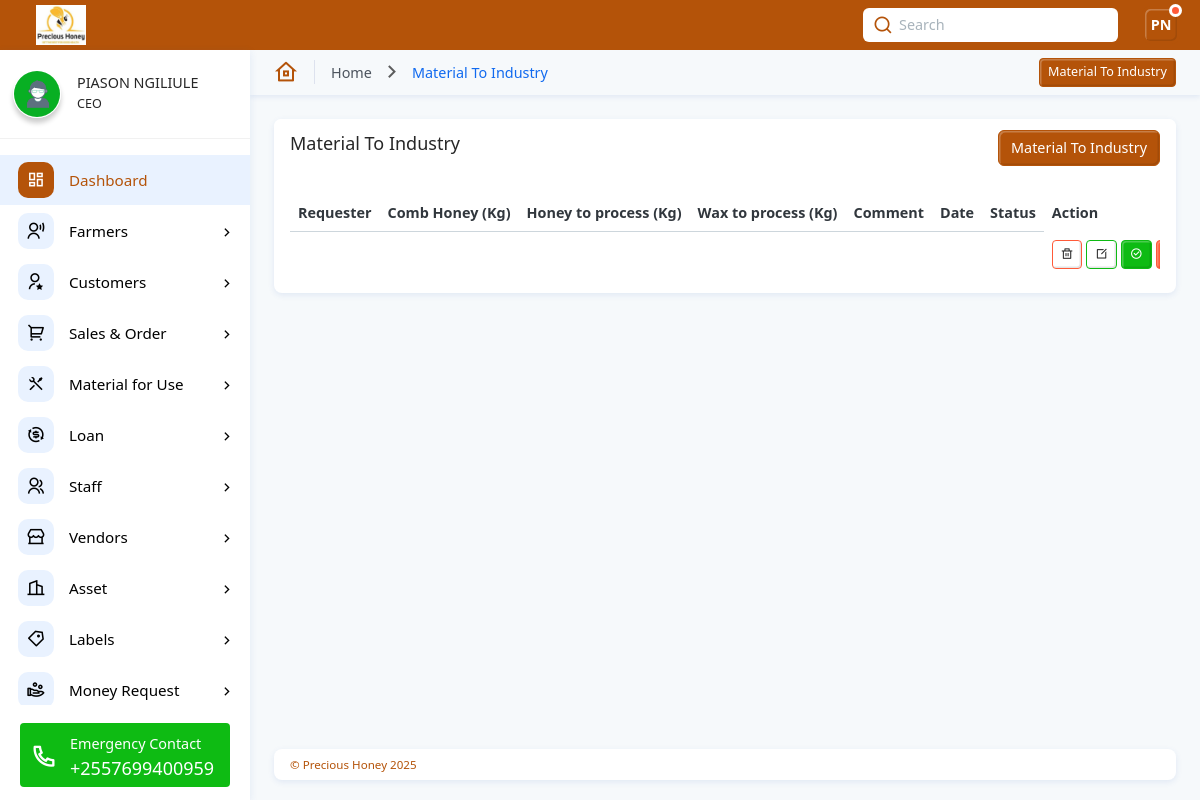
Screenshot of /allmaterial/ (signed in) with the database file from the repository.
### web/models.py (models this page shows, shortened)
class Staff(models.Model):
    user = models.OneToOneField(MyUser, on_delete=models.CASCADE)  # badala ya ForeignKey
    first_name = models.CharField(max_length=100)
    middle_name = models.CharField(max_length=100, blank=True, null=True)
    last_name = models.CharField(max_length=100)
    gender = models.CharField(max_length=10, choices=[('male', 'Male'), ('female', 'Female')])
    village = models.CharField(max_length=100)
    ward = models.CharField(max_length=100)
    district = models.CharField(max_length=100)
    region = models.CharField(max_length=100)
    designation = models.CharField(max_length=100)
    mobile_number = models.CharField(max_length=15)
    nin_number = models.CharField(max_length=20, blank=True, null=True)
    postal_code = models.CharField(max_length=10, blank=True, null=True)
    email = models.EmailField(unique=True)
    username = models.CharField(max_length=100, unique=True)
    profile_picture = models.FileField(upload_to="home/", blank=True, null=True, help_text="Optional")
    date_joined = models.DateTimeField(auto_now_add=True, null=True)
    def initials(self):
        return f"{self.first_name[0].upper()}{self.last_name[0].upper()}"

class Material(models.Model):
    name = models.CharField(max_length=80, unique=True)
    unit = models.CharField(max_length=10, choices=UNIT_CHOICES, default="pcs")
    stock = models.PositiveIntegerField(default=0, help_text="Current stock in pieces")
    is_active = models.BooleanField(default=True)
    created_at = models.DateTimeField(auto_now_add=True)
    class Meta:
        ordering = ["name"]
        indexes = [models.Index(fields=["name"]), models.Index(fields=["is_active"])]

### web/views.py (the view)
# urls.py: path("allmaterial/",views.allmaterial,name = "allmaterial"),
@login_required(login_url='signin')
def allmaterial(request):
    staff = get_object_or_404(Staff, email=request.user.email, username=request.user.username)
    staff = Staff.objects.get(user=request.user)
    initials = staff.initials()  # piga method ya initials
    allmaterial = Material.objects.all()
    context = {
        'allmaterial': allmaterial,
        "designation": staff.designation,
        "first_name": staff.first_name,
        "last_name": staff.last_name,
        "profile_picture": staff.profile_picture,
        "initials": initials,
        }
    return render(request, 'web/allmaterial.html', context)

### web/templates/web/allmaterial.html (shortened to what this page needs)
{% extends 'web/base.html' %}
{% load static %}
{% block content %}
<!DOCTYPE html><html lang="en"><head>
    <link rel="stylesheet" href="{% static 'web/css/remixicon.css' %}">
    <link rel="stylesheet" href="{% static 'web/css/main.min.css' %}">
    <link rel="stylesheet" href="{% static 'web/css/OverlayScrollbars.min.css' %}">
    <link rel="stylesheet" href="{% static 'web/css/dataTables.bs5.css' %}">
    <link rel="stylesheet" href="{% static 'web/css/dataTables.bs5-custom.css' %}">
    <link rel="stylesheet" href="{% static 'web/css/dataTables.bs5-custom_1.css' %}">
  </head>
  <body>
          <div class="app-hero-header d-flex align-items-center">
            <ol class="breadcrumb">
              <li class="breadcrumb-item">
                <i class="ri-home-8-line lh-1 pe-3 me-3 border-end"></i>
                <a href="{% url 'home' %}">Home</a>
              </li>
              <li class="breadcrumb-item text-primary" aria-current="page">
                Material To Industry
              </li>
            </ol>
            <div class="ms-auto d-lg-flex d-none flex-row">
              <div class="d-flex flex-row gap-1 day-sorting">
                <button class="btn btn-sm btn-primary">Material To Industry</button>
              </div>
            </div>
          </div>
          <div class="app-body">
            <div class="row gx-3">
              <div class="col-sm-12">
                <div class="card">
                  <div class="card-header d-flex align-items-center justify-content-between">
                    <h5 class="card-title">Material To Industry</h5>
                    <a href="" class="btn btn-primary ms-auto">Material To Industry</a>
                  </div>
                  <div class="card-body">
                    <div class="table-responsive">
                      <table id="basicExample" class="table truncate m-0 align-middle">
                        <thead>
                          <tr>
                            <th>Requester</th>
                            <th>Comb Honey (Kg)</th>
                            <th>Honey to process (Kg)</th>
                            <th>Wax to process (Kg)</th>
                            <th>Comment</th>
                            <th>Date</th>
                            <th>Status</th>
                            <td>Action</td>
                          </tr>
                        </thead>
                        <tbody>
                            {% for i in allmaterial %}
                          <tr>
                            <td>{{i.user}}</td>
                            <td>{{i.comb_honey}}</td>
                            <td>{{i.honey}}</td>
                            <td>{{i.wax}}</td>
                            <td>{{i.comment}}</td>
                            <td>{{i.date_created}}</td>
                            <td>{{i.status}}</td>
                            <td>
                              <div class="d-inline-flex gap-1">
                                {% if designation == "CEO" or designation == "Store Keeper" or designation == "Factory Manager" or designation == "Finance Officer" %}
                                {% if designation == "CEO" %}
                                <button
                                class="btn btn-outline-danger btn-sm"
                                data-bs-toggle="modal"
                                data-bs-target="#deleteModal{{ i.pk }}">
                                <i class="ri-delete-bin-line"></i>
                                </button>
                                <a href="{% url 'updateallmaterial' i.id %}" class="btn btn-outline-success btn-sm" data-bs-toggle="tooltip" data-bs-placement="top" data-bs-title="Edit Material Details">
                                  <i class="ri-edit-box-line"></i>
                                </a>
                                <a href="">
                                  <form action="{% url 'addmaterial_status' i.id 'Correct' %}" method="post">
                                      <button type="submit" class="btn btn-success btn-sm" data-bs-toggle="tooltip" data-bs-placement="top" data-bs-title="Correct"><i class="ri-checkbox-circle-line"></i></button>
                                  </form>
                              </a>
                              <a href="">
                                  <form action="{% url 'addmaterial_status' i.id 'Incorrect' %}" method="post">
                                      <button type="submit" class="btn btn-danger btn-sm" data-bs-toggle="tooltip" data-bs-placement="top" data-bs-title="Incorrect"></i></button>
                                  </form>
                              </a>
                              {% endif %}
                            </td>
                          </tr>
                          {% endif %}
                          {% endfor %}
                        </tbody>
                      </table>
                    </div>
                  </div>
                </div>
              </div>
            </div>
          </div>
</body></html>
{% endblock %}

### web/templates/web/base.html (shortened to what this page needs)
{% load static %}
<!DOCTYPE html><html lang="en"><head>
    <link rel="stylesheet" href="{% static 'web/css/remixicon.css' %}">
    <link rel="stylesheet" href="{% static 'web/css/main.min.css' %}">
    <link rel="stylesheet" href="{% static 'web/css/OverlayScrollbars.min.css' %}">
  </head>
  <body>
    <div class="page-wrapper">
      <div class="app-header d-flex align-items-center">
        <div class="app-brand ms-3">
          <a href="{% url 'home' %}" class="d-lg-block d-none">
            <img src="{% static 'web/images/logo6.jpg' %}" class="logo" alt="Precious Honey Information Management System">
          </a>
        </div>
        <div class="header-actions">
          {% if user.is_authenticated %}
          <div class="search-container d-lg-block d-none mx-3">
            <input type="text" class="form-control" id="searchId" placeholder="Search">
            <i class="ri-search-line"></i>
          </div>
          {% endif %}
          {% if user.is_authenticated %}
          <div class="dropdown ms-2">
            <a id="userSettings" class="dropdown-toggle d-flex align-items-center" href="#!" role="button" data-bs-toggle="dropdown" aria-expanded="false">
              <div class="avatar-box">{{ initials }}<span class="status busy"></span></div>
            </a>
          </div>
          {% endif %}
        </div>
      </div>
      <div class="main-container">
        {% if user.is_authenticated %}
        <nav id="sidebar" class="sidebar-wrapper">
          <div class="sidebar-profile">
            {% if profile_picture %}
            <img src=" {{profile_picture.url}}" class="img-shadow img-3x me-3 rounded-5" alt="Precious Honey Management System">
            {% else %}
            <img src="{% static 'web/images/profile2.jpg' %}" class="img-shadow img-3x me-3 rounded-5" alt="Precious Honey Management System">
            {% endif %}
            <div class="m-0">
              <h6 class="mb-1 profile-name text-nowrap text-truncate">{{first_name}} {{last_name}}</h6>
              <p class="m-0 small profile-name text-nowrap text-truncate">{{designation}}</p>
            </div>
          </div>
          <div class="sidebarMenuScroll">
            <ul class="sidebar-menu">
              <li class="active current-page">
                <a href="{% url 'home' %}">
                  <i class="ri-dashboard-line"></i>
                  <span class="menu-text">Dashboard</span>
                </a>
              </li>
              {% if designation == "Collection Officer" or designation == "CEO" or designation == "Manager" or designation == "Store Keeper" or designation == "Bee Keeper" %}
              <li class="treeview">
                <a href="#!">
                  <i class="ri-user-voice-line"></i>
                  <span class="menu-text">Farmers</span>
                </a>
              </li>
              {% endif %}
              {% if designation == "CEO" or designation == "Manager" or designation == "Vendors" or designation == "Marketing Officer" or designation == "Finance Officer" or designation == "Store Keeper" %}
              <li class="treeview">
                <a href="#!">
                  <i class="ri-user-star-line"></i>
                  <span class="menu-text">Customers</span>
                </a>
              </li>
              {% endif %}
              {% if designation == "CEO" or designation == "Manager" or designation == "Finance Officer" or designation == "Marketing Officer" or designation == "Store Keeper" %}
              <li class="treeview">
                <a href="#!">
                  <i class="ri-shopping-cart-2-line"></i>
                  <span class="menu-text">Sales & Order</span>
                </a>
              </li>
              {% endif %}
              {% if designation == "CEO" or designation == "Manager" or designation == "Store Keeper" or designation == "Factory Manager" %}
              <li class="treeview">
                <a href="#!">
                  <i class="ri-tools-line"></i>
                  <span class="menu-text">Material for Use</span>
                </a>
              </li>
              {% endif %}
              {% if designation == "CEO" or designation == "Manager" %}
              <li class="treeview">
                <a href="#!">
                  <i class="ri-exchange-dollar-line"></i>
                  <span class="menu-text">Loan</span>
                </a>
              </li>
              {% endif %}
              {% if designation == "CEO" or designation == "Manager" %}
              <li class="treeview">
                <a href="#!">
                  <i class="ri-group-line"></i>
                  <span class="menu-text">Staff</span>
                </a>
              </li>
              {% endif %}
              {% if designation == "CEO" or designation == "Marketing Officer" or designation == "Manager" %}
              <li class="treeview">
                <a href="#!">
                  <i class="ri-store-2-line"></i>
                  <span class="menu-text">Vendors</span>
                </a>
              </li>
              {% endif %}
              {% if designation == "CEO" or designation == "Manager" or designation == "Store Keeper" %}
              <li class="treeview">
                <a href="#!">
                  <i class="ri-building-2-line"></i>
                  <span class="menu-text">Asset</span>
                </a>
              </li>
              {% if designation == "CEO" or designation == "Manager" or designation == "Store Keeper" %}
              <li class="treeview">
                <a href="#!">
                  <i class="ri-price-tag-3-line"></i>
                  <span class="menu-text">Labels</span>
                </a>
              </li>
              {% endif %}
              {% endif %}
              <li class="treeview">
                <a href="#!">
                  <i class="ri-hand-coin-line"></i>
                  <span class="menu-text">Money Request</span>
                </a>
              </li>
            </ul>
          </div>
          <div class="sidebar-contact">
            <p class="fw-light mb-1 text-nowrap text-truncate">Emergency Contact</p>
            <h5 class="m-0 lh-1 text-nowrap text-truncate">+2557699400959</h5>
            <i class="ri-phone-line"></i>
          </div>
        </nav>
        {% endif %}
      <div class="app-container">
        {% block content %}
        {% endblock %}
      </div>
          <div class="app-footer bg-white">
            <span>© Precious Honey {% now "Y" %}</span>
        </div>
        </div>
      </div>
</body></html>

### web/templates/web/base.html (style rules this page uses)
:root { --honey-50: #fff8e6; --honey-100:#fdecc2; --honey-300:#fbcf77; --honey-400:#fbbf24; --honey-500:#f59e0b; --honey-700:#b45309; --ink:#111; }

### rows the page displays
Staff: first_name "PIASON", last_name "NGILIULE", designation "CEO"

### other values shown
{{ initials }} "PN"
